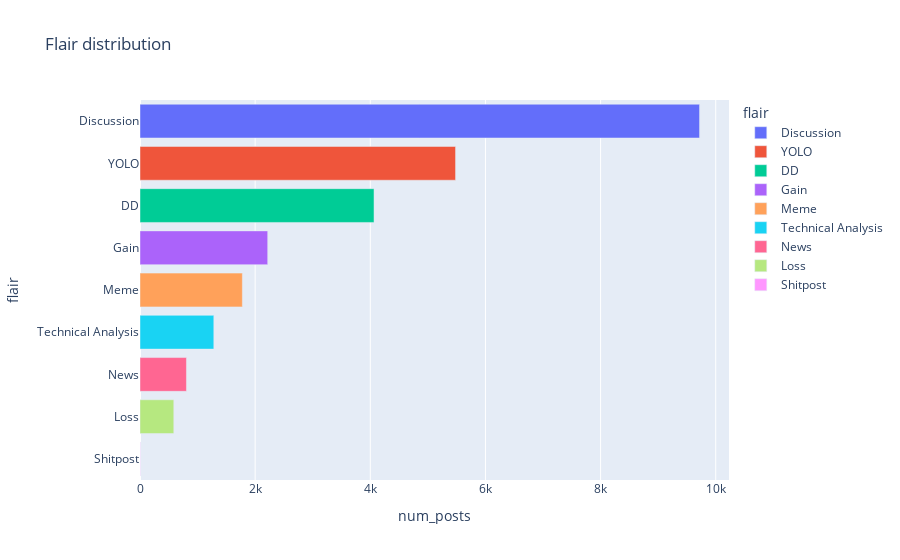

The notebook cell saved with this chart:
### Code cell
flair_dist = symbol_flair.groupby('flair').sum('num_posts').reset_index().sort_values('num_posts', ascending=False)
fig = px.bar(flair_dist, x="num_posts", y="flair", color='flair', orientation="h", title='Flair distribution')
fig.show()

### Figure 1 — Plotly figure (JSON) as saved in the notebook; plotly's stock layout.template omitted (floating-point values rounded to 4 significant figures)
{"data": [{"alignmentgroup": "True", "hovertemplate": "flair=%{y}<br>num_posts=%{x}<extra></extra>", "legendgroup": "Discussion", "marker": {"color": "#636efa", "pattern": {"shape": ""}}, "name": "Discussion", "offsetgroup": "Discussion", "orientation": "h", "showlegend": true, "textposition": "auto", "type": "bar", "x": [9719], "xaxis": "x", "y": ["Discussion"], "yaxis": "y"}, {"alignmentgroup": "True", "hovertemplate": "flair=%{y}<br>num_posts=%{x}<extra></extra>", "legendgroup": "YOLO", "marker": {"color": "#EF553B", "pattern": {"shape": ""}}, "name": "YOLO", "offsetgroup": "YOLO", "orientation": "h", "showlegend": true, "textposition": "auto", "type": "bar", "x": [5481], "xaxis": "x", "y": ["YOLO"], "yaxis": "y"}, {"alignmentgroup": "True", "hovertemplate": "flair=%{y}<br>num_posts=%{x}<extra></extra>", "legendgroup": "DD", "marker": {"color": "#00cc96", "pattern": {"shape": ""}}, "name": "DD", "offsetgroup": "DD", "orientation": "h", "showlegend": true, "textposition": "auto", "type": "bar", "x": [4065], "xaxis": "x", "y": ["DD"], "yaxis": "y"}, {"alignmentgroup": "True", "hovertemplate": "flair=%{y}<br>num_posts=%{x}<extra></extra>", "legendgroup": "Gain", "marker": {"color": "#ab63fa", "pattern": {"shape": ""}}, "name": "Gain", "offsetgroup": "Gain", "orientation": "h", "showlegend": true, "textposition": "auto", "type": "bar", "x": [2218], "xaxis": "x", "y": ["Gain"], "yaxis": "y"}, {"alignmentgroup": "True", "hovertemplate": "flair=%{y}<br>num_posts=%{x}<extra></extra>", "legendgroup": "Meme", "marker": {"color": "#FFA15A", "pattern": {"shape": ""}}, "name": "Meme", "offsetgroup": "Meme", "orientation": "h", "showlegend": true, "textposition": "auto", "type": "bar", "x": [1778], "xaxis": "x", "y": ["Meme"], "yaxis": "y"}, {"alignmentgroup": "True", "hovertemplate": "flair=%{y}<br>num_posts=%{x}<extra></extra>", "legendgroup": "Technical Analysis", "marker": {"color": "#19d3f3", "pattern": {"shape": ""}}, "name": "Technical Analysis", "offsetgroup": "Technical Analysis", "orientation": "h", "showlegend": true, "textposition": "auto", "type": "bar", "x": [1282], "xaxis": "x", "y": ["Technical Analysis"], "yaxis": "y"}, {"alignmentgroup": "True", "hovertemplate": "flair=%{y}<br>num_posts=%{x}<extra></extra>", "legendgroup": "News", "marker": {"color": "#FF6692", "pattern": {"shape": ""}}, "name": "News", "offsetgroup": "News", "orientation": "h", "showlegend": true, "textposition": "auto", "type": "bar", "x": [807], "xaxis": "x", "y": ["News"], "yaxis": "y"}, {"alignmentgroup": "True", "hovertemplate": "flair=%{y}<br>num_posts=%{x}<extra></extra>", "legendgroup": "Loss", "marker": {"color": "#B6E880", "pattern": {"shape": ""}}, "name": "Loss", "offsetgroup": "Loss", "orientation": "h", "showlegend": true, "textposition": "auto", "type": "bar", "x": [587], "xaxis": "x", "y": ["Loss"], "yaxis": "y"}, {"alignmentgroup": "True", "hovertemplate": "flair=%{y}<br>num_posts=%{x}<extra></extra>", "legendgroup": "Shitpost", "marker": {"color": "#FF97FF", "pattern": {"shape": ""}}, "name": "Shitpost", "offsetgroup": "Shitpost", "orientation": "h", "showlegend": true, "textposition": "auto", "type": "bar", "x": [5], "xaxis": "x", "y": ["Shitpost"], "yaxis": "y"}], "layout": {"barmode": "relative", "legend": {"title": {"text": "flair"}, "tracegroupgap": 0}, "title": {"text": "Flair distribution"}, "xaxis": {"anchor": "y", "domain": [0, 1], "title": {"text": "num_posts"}}, "yaxis": {"anchor": "x", "categoryarray": ["Shitpost", "Loss", "News", "Technical Analysis", "Meme", "Gain", "DD", "YOLO", "Discussion"], "categoryorder": "array", "domain": [0, 1], "title": {"text": "flair"}}}}
